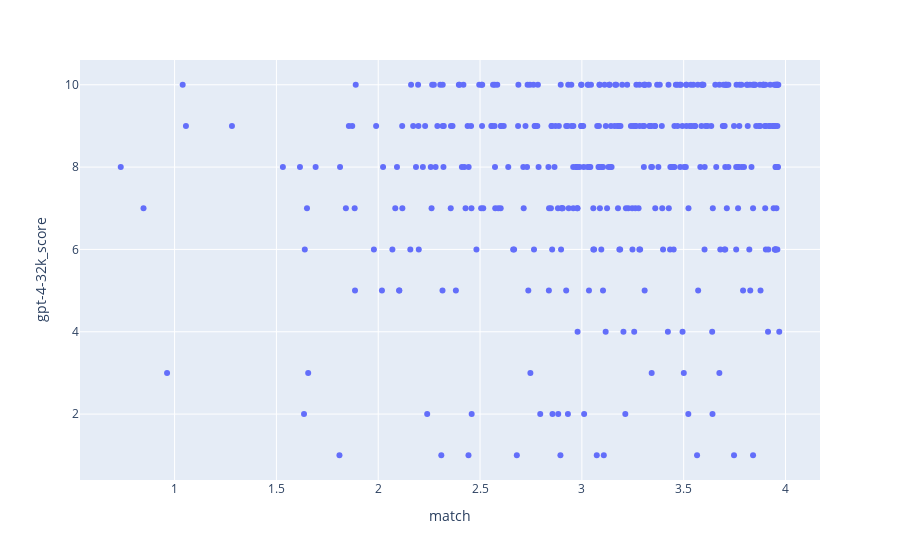

Notebook code for this chart:
### Markdown cell above
#### The correlation between the gpt-4-32k_score and reranker_score for the groundtruth source

### Code cell
fig = px.scatter(data_df[data_df['in_top_init']>0], x='match', y='gpt-4-32k_score')
fig.show()

### Figure 1 — Plotly figure (JSON) as saved in the notebook; plotly's stock layout.template omitted (floating-point values rounded to 4 significant figures; data arrays with more than 128 entries replaced by an {"elided": "..."} marker saying what was removed)
{"data": [{"hovertemplate": "match=%{x}<br>gpt-4-32k_score=%{y}<extra></extra>", "legendgroup": "", "marker": {"color": "#636efa", "symbol": "circle"}, "mode": "markers", "name": "", "orientation": "v", "showlegend": false, "type": "scatter", "x": {"elided": "379 float values"}, "xaxis": "x", "y": {"elided": "379 int values"}, "yaxis": "y"}], "layout": {"legend": {"tracegroupgap": 0}, "margin": {"t": 60}, "xaxis": {"anchor": "y", "domain": [0, 1], "title": {"text": "match"}}, "yaxis": {"anchor": "x", "domain": [0, 1], "title": {"text": "gpt-4-32k_score"}}}}
